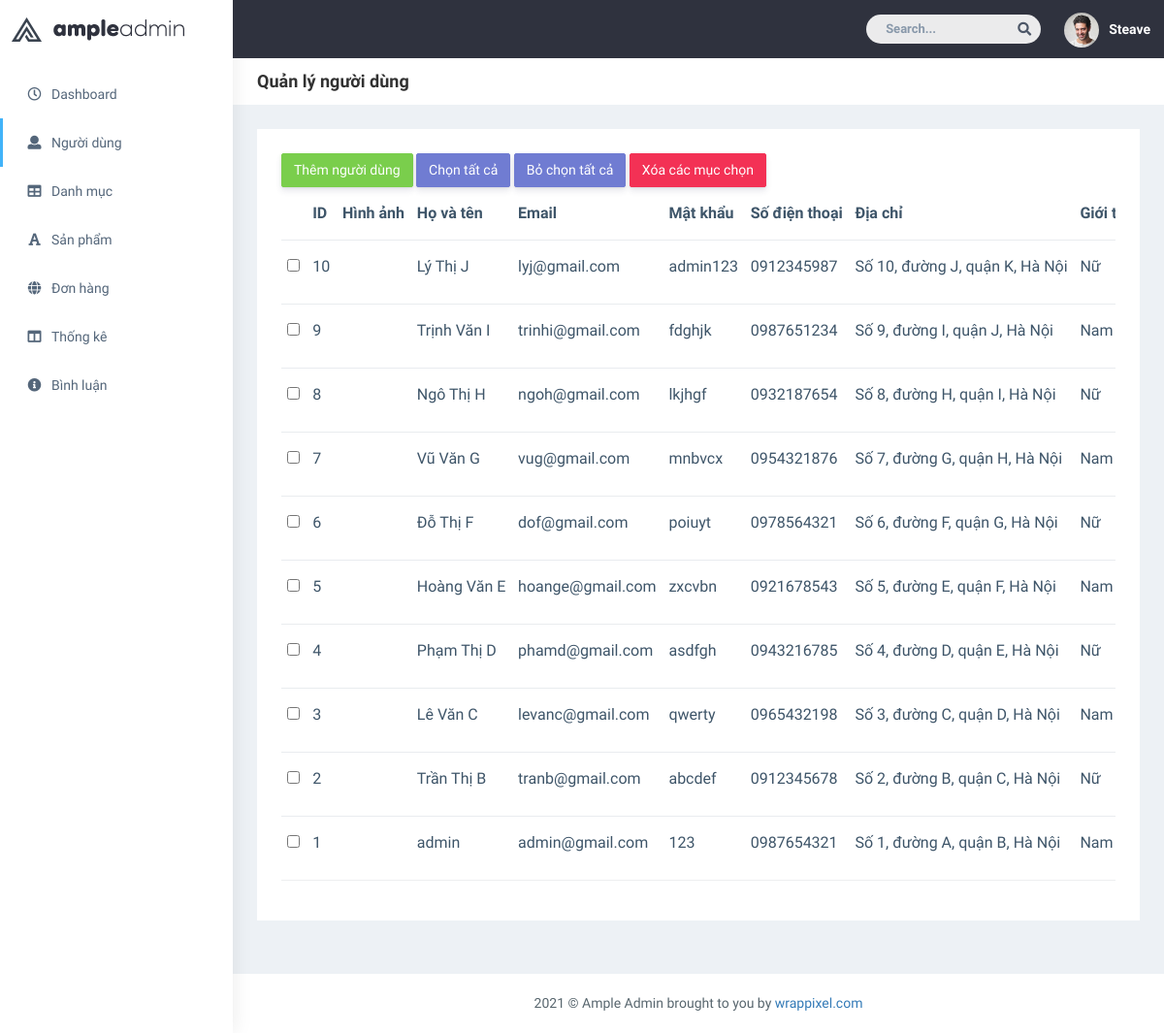
The app's page /admin/index.php?act=nguoidung with its own data.
### tables this page shows
CREATE TABLE `nguoidung` (
  `id` int NOT NULL,
  `hoten` varchar(255) NOT NULL,
  `email` varchar(255) NOT NULL,
  `matkhau` varchar(255) NOT NULL,
  `sodienthoai` varchar(10) NOT NULL,
  `diachi` varchar(255) NOT NULL,
  `hinh` varchar(255) DEFAULT NULL,
  `gioitinh` tinyint(1) NOT NULL,
  `capbac` tinyint(1) NOT NULL,
  `trangthai` tinyint(1) NOT NULL
);

### model/pdo.php (called while the page is built, shortened)
<?php
function pdo_get_connection(){
    $servername = "localhost";
    $username = "root";
    $password = "";
    try {
        $conn = new PDO("mysql:host=$servername;dbname=duan1", $username, $password);
        $conn->setAttribute(PDO::ATTR_ERRMODE, PDO::ERRMODE_EXCEPTION);
        return $conn;
    } catch(PDOException $e) {
        echo "Connection failed: " . $e->getMessage();
    }
}
function pdo_query($sql){
    $sql_args=array_slice(func_get_args(),1);
    try{
        $conn=pdo_get_connection();
        $stmt=$conn->prepare($sql);
        $stmt->execute($sql_args);
        $rows=$stmt->fetchAll();
        return $rows;
    }
    catch(PDOException $e){
        throw $e;
    }
    finally{
        unset($conn);
    }
}
?>

### model/nguoidung.php (called while the page is built, shortened)
<?php
function load_all_nguoidung()
{
    $sql = "select * from nguoidung order by id desc";
    $listnd = pdo_query($sql);
    return $listnd;
}

### admin/nguoidung/list.php (the view, shortened to what this page needs)
<div class="page-wrapper">
    <div class="page-breadcrumb bg-white">
        <div class="row align-items-center">
            <div class="col-lg-3 col-md-4 col-sm-4 col-xs-12">
                <h4 class="page-title">Quản lý người dùng</h4>
            </div>
        </div>
    </div>
    <div class="container-fluid">
        <div class="row">
            <div class="col-sm-12">
                <div class="white-box">
                    <form action="?act=nguoidung" method="post">
                    <a href="?act=addnguoidung"><button type="button" class="btn btn-success text-white">Thêm người dùng</button></a>
                    <button type="button" id="checkall" class="btn btn-primary">Chọn tất cả</button>
                    <button type="button" id="clearall" class="btn btn-primary">Bỏ chọn tất cả</button>
                    <button type="submit" id="deleteall" class="btn btn-danger text-white" onclick="return confirm('Bạn có muốn xóa không')">Xóa các mục chọn</button>
                    <div class="table-responsive">
                        <table class="table text-nowrap">
                            <thead>
                                <tr>
                                    <th></th>
                                    <th class="border-top-0">ID</th>
                                    <th class="border-top-0">Hình ảnh</th>
                                    <th class="border-top-0">Họ và tên</th>
                                    <th class="border-top-0">Email</th>
                                    <th class="border-top-0">Mật khẩu</th>
                                    <th class="border-top-0">Số điện thoại</th>
                                    <th class="border-top-0">Địa chỉ</th>
                                    <th class="border-top-0">Giới tính</th>
                                </tr>
                            </thead>
                            <?php foreach($nguoidung as $nd) : ?>
                                <?php extract($nd) ?>
                            <tbody>
                                <tr>
                                <td class="text-center"><input type="checkbox" class="checkbox" name="id[]" value="<?=$id?>"></td>
                                    <td><?= $id ?></td>
                                    <td>
                                    </td>
                                    <td><?= $hoten ?></td>
                                    <td><?= $email ?></td>
                                    <td><?= $matkhau ?></td>
                                    <td><?= $sodienthoai ?></td>
                                    <td><?= $diachi ?></td>
                                    <td><?= $gioitinh == 1 ? "Nam" : "Nữ" ?></td>
                                </tr>
                            </tbody>
                            <?php endforeach ?>
                        </table>
                    </div>
                    </form>
                </div>
            </div>
        </div>
    </div>

### records on screen
nguoidung: id "10", hoten "Lý Thị J", email "lyj@gmail.com", matkhau "admin123", sodienthoai "0912345987", diachi "Số 10, đường J, quận K, Hà Nội", gioitinh "Nữ"
nguoidung: id "9", hoten "Trịnh Văn I", email "trinhi@gmail.com", matkhau "fdghjk", sodienthoai "0987651234", diachi "Số 9, đường I, quận J, Hà Nội", gioitinh "Nam"
nguoidung: id "8", hoten "Ngô Thị H", email "ngoh@gmail.com", matkhau "lkjhgf", sodienthoai "0932187654", diachi "Số 8, đường H, quận I, Hà Nội", gioitinh "Nữ"
nguoidung: id "7", hoten "Vũ Văn G", email "vug@gmail.com", matkhau "mnbvcx", sodienthoai "0954321876", diachi "Số 7, đường G, quận H, Hà Nội", gioitinh "Nam"
nguoidung: id "6", hoten "Đỗ Thị F", email "dof@gmail.com", matkhau "poiuyt", sodienthoai "0978564321", diachi "Số 6, đường F, quận G, Hà Nội", gioitinh "Nữ"
nguoidung: id "5", hoten "Hoàng Văn E", email "hoange@gmail.com", matkhau "zxcvbn", sodienthoai "0921678543", diachi "Số 5, đường E, quận F, Hà Nội", gioitinh "Nam"
nguoidung: id "4", hoten "Phạm Thị D", email "phamd@gmail.com", matkhau "asdfgh", sodienthoai "0943216785", diachi "Số 4, đường D, quận E, Hà Nội", gioitinh "Nữ"
nguoidung: id "3", hoten "Lê Văn C", email "levanc@gmail.com", matkhau "qwerty", sodienthoai "0965432198", diachi "Số 3, đường C, quận D, Hà Nội", gioitinh "Nam"
nguoidung: id "2", hoten "Trần Thị B", email "tranb@gmail.com", matkhau "abcdef", sodienthoai "0912345678", diachi "Số 2, đường B, quận C, Hà Nội", gioitinh "Nữ"
nguoidung: id "1", hoten "admin", email "admin@gmail.com", matkhau "123", sodienthoai "0987654321", diachi "Số 1, đường A, quận B, Hà Nội", gioitinh "Nam"
